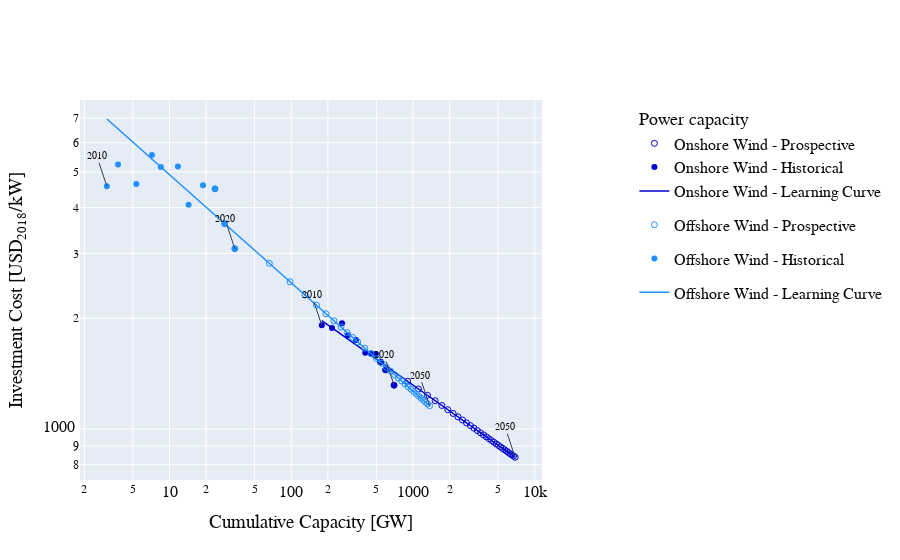

Notebook cell for this chart:
### Code cell
hist_installed_cap = hist_cost['installed_cap']
hist_c_inv = hist_cost['c_inv']
hist_year = hist_cost['year']

future_installed_cap = future_cost['installed_cap']
future_c_inv = future_cost['c_inv']

first_point_year = hist_cost[(hist_cost.c_inv >= 0)].year.min()
last_hist_point_year = hist_cost[(hist_cost.c_inv >= 0)].year.max()
log_first_point = np.log10(hist_cost[(hist_cost.year == first_point_year)].installed_cap)
log_last_point = np.log10(future_cost[(future_cost.year == 2050)].installed_cap)

x_reg = np.logspace(float(log_first_point), float(log_last_point), 100)
y_reg = np.exp(a+b*np.log(x_reg))

first_x = float(hist_cost[(hist_cost.c_inv >= 0) & (hist_cost.year == first_point_year)].installed_cap)
first_y = float(hist_cost[(hist_cost.c_inv >= 0) & (hist_cost.year == first_point_year)].c_inv)
first_year = int(hist_cost[(hist_cost.c_inv >= 0) & (hist_cost.year == first_point_year)].year)

last_x = float(hist_cost[(hist_cost.c_inv >= 0) & (hist_cost.year == last_hist_point_year)].installed_cap)
last_y = float(hist_cost[(hist_cost.c_inv >= 0) & (hist_cost.year == last_hist_point_year)].c_inv)
last_year = int(hist_cost[(hist_cost.c_inv >= 0) & (hist_cost.year == last_hist_point_year)].year)

prosp_x = float(future_cost[(future_cost.c_inv >= 0) & (future_cost.year == 2050)].installed_cap)
prosp_y = float(future_cost[(future_cost.c_inv >= 0) & (future_cost.year == 2050)].c_inv)
prosp_year = 2050

# Add traces

fig.add_trace(go.Scatter(x=future_installed_cap, y=future_c_inv,
                         mode='markers',
                         marker_symbol='circle-open',
                         name='Offshore Wind - Prospective',
                         marker = dict(color=colour_offshore_wind, size=marker_size)))

fig.add_trace(go.Scatter(x=hist_installed_cap, y=hist_c_inv,
                         #text = hist_year,
                         #textposition='top right',
                         mode='markers+text',
                         marker_symbol='circle',
                         textfont_size=years_font_size,
                         name='Offshore Wind - Historical',
                         marker = dict(color=colour_offshore_wind, size=marker_size)))

fig.add_trace(go.Scatter(x=x_reg, y=y_reg,
                         mode='lines',
                         name='Offshore Wind - Learning Curve',
                         line=dict(color=colour_offshore_wind, width=line_width)))

fig.add_annotation(x=np.log10(first_x), y=np.log10(first_y),
            text=str(first_year),
            showarrow=True,
            font=dict(
                family="Times New Roman",
                size=years_font_size,
                color=colour_main_axis))

fig.add_annotation(x=np.log10(last_x), y=np.log10(last_y),
            text=str(last_year),
            showarrow=True,
            font=dict(
                family="Times New Roman",
                size=years_font_size,
                color=colour_main_axis))

fig.add_annotation(x=np.log10(prosp_x), y=np.log10(prosp_y),
            text=str(prosp_year),
            showarrow=True,
            font=dict(
                family="Times New Roman",
                size=years_font_size,
                color=colour_main_axis))

### Figure 1 — Plotly figure (JSON) as saved in the notebook; plotly's stock layout.template omitted (floating-point values rounded to 4 significant figures)
{"data": [{"legendgroup": "group", "legendgrouptitle": {"font": {"color": "rgb(10,10,10)"}, "text": "Power capacity"}, "marker": {"color": "rgb(0,0,205)", "size": 6, "symbol": "circle-open"}, "mode": "markers", "name": "Onshore Wind - Prospective", "type": "scatter", "x": [541, 595, 698, 903.2, 1108.0, 1314.0, 1519.0, 1724.0, 1929.0, 2134.0, 2340.0, 2545.0, 2750.0, 2957.0, 3165.0, 3372.0, 3580.0, 3787.0, 3994.0, 4202.0, 4409.0, 4616.0, 4824.0, 5031.0, 5239.0, 5446.0, 5653.0, 5861.0, 6068.0, 6275.0, 6483.0, 6690.0, 6898.0], "y": [1520.0, 1448.0, 1316.0, 1348.0, 1285.0, 1235.0, 1194.0, 1159.0, 1129.0, 1102.0, 1079.0, 1058, 1039.0, 1021.0, 1005.0, 990.6, 976.9, 964.1, 952.2, 941, 930.5, 920.5, 911.1, 902.2, 893.7, 885.6, 878.0, 870.6, 863.5, 856.8, 850.3, 844.1, 838.1]}, {"legendgroup": "group", "marker": {"color": "rgb(0,0,205)", "size": 6, "symbol": "circle"}, "mode": "markers+text", "name": "Onshore Wind - Historical", "textfont": {"size": 10}, "type": "scatter", "x": [178, 216, 261, 292, 340, 405, 453, 495, 541, 595, 698], "y": [1914, 1883, 1937, 1797, 1745, 1611, 1604, 1599, 1520, 1448, 1316]}, {"legendgroup": "group", "line": {"color": "rgb(0,0,205)", "width": 1.5}, "mode": "lines", "name": "Onshore Wind - Learning Curve", "type": "scatter", "x": [178.0, 184.7, 191.6, 198.9, 206.3, 214.1, 222.2, 230.5, 239.2, 248.2, 257.5, 267.2, 277.3, 287.7, 298.6, 309.8, 321.4, 333.5, 346.1, 359.1, 372.6, 386.7, 401.2, 416.3, 432.0, 448.2, 465.1, 482.6, 500.8, 519.6, 539.2, 559.4, 580.5, 602.3, 625.0, 648.5, 672.9, 698.3, 724.5, 751.8, 780.1, 809.4, 839.9, 871.5, 904.3, 938.3, 973.7, 1010.0, 1048.0, 1088.0, 1129.0, 1171.0, 1215.0, 1261.0, 1308.0, 1358.0, 1409.0, 1462.0, 1517.0, 1574.0, 1633.0, 1695.0, 1758.0, 1824.0, 1893.0, 1964.0, 2038.0, 2115.0, 2195.0, 2277.0, 2363.0, 2452.0, 2544.0, 2640.0, 2739.0, 2842.0, 2949.0, 3060.0, 3175.0, 3295.0, 3419.0, 3547.0, 3681.0, 3819.0, 3963.0, 4112.0, 4267.0, 4428.0, 4594.0, 4767.0, 4947.0, 5133.0, 5326.0, 5526.0, 5734.0, 5950.0, 6174.0, 6406.0, 6647.0, 6898.0], "y": [1970.0, 1953.0, 1936.0, 1920.0, 1903.0, 1887.0, 1871.0, 1855.0, 1839.0, 1823.0, 1807.0, 1792.0, 1776.0, 1761.0, 1746.0, 1731.0, 1716.0, 1701.0, 1687.0, 1672.0, 1658.0, 1643.0, 1629.0, 1615.0, 1601.0, 1588.0, 1574.0, 1560.0, 1547.0, 1534.0, 1521.0, 1507.0, 1495.0, 1482.0, 1469.0, 1456.0, 1444.0, 1431.0, 1419.0, 1407.0, 1395.0, 1383.0, 1371.0, 1359.0, 1347.0, 1336.0, 1324.0, 1313.0, 1302.0, 1291.0, 1279.0, 1268.0, 1258.0, 1247.0, 1236.0, 1225.0, 1215.0, 1204.0, 1194.0, 1184.0, 1174.0, 1163.0, 1153.0, 1144.0, 1134.0, 1124.0, 1114.0, 1105.0, 1095.0, 1086.0, 1077.0, 1067.0, 1058.0, 1049.0, 1040.0, 1031.0, 1022.0, 1013.0, 1005.0, 996.0, 987.5, 979.0, 970.6, 962.2, 953.9, 945.7, 937.6, 929.6, 921.6, 913.6, 905.8, 898.0, 890.3, 882.6, 875.0, 867.5, 860.1, 852.7, 845.3, 838.1]}, {"marker": {"color": "rgb(30,144,255)", "size": 6, "symbol": "circle-open"}, "mode": "markers", "name": "Offshore Wind - Prospective", "type": "scatter", "x": [23.63, 28.36, 34.37, 66.02, 97.67, 129.3, 161.0, 192.6, 224.3, 255.9, 287.6, 319.2, 350.9, 401.7, 452.5, 503.4, 554.2, 605.0, 655.9, 706.7, 757.5, 808.4, 859.2, 910.0, 960.8, 1012.0, 1062.0, 1113.0, 1164.0, 1215.0, 1266.0, 1317.0, 1367.0], "y": [4496, 3615, 3092, 2820, 2513, 2314, 2170, 2058, 1968, 1893, 1829, 1774, 1725, 1658, 1601, 1552, 1508, 1470, 1436, 1404, 1376, 1350, 1326, 1304, 1283, 1264, 1246, 1229, 1213, 1198, 1183, 1170, 1157]}, {"marker": {"color": "rgb(30,144,255)", "size": 6, "symbol": "circle"}, "mode": "markers+text", "name": "Offshore Wind - Historical", "textfont": {"size": 10}, "type": "scatter", "x": [3.056, 3.776, 5.334, 7.171, 8.492, 11.72, 14.34, 18.84, 23.63, 28.36, 34.37], "y": [4569, 5233, 4631, 5554, 5153, 5168, 4069, 4597, 4496, 3615, 3092]}, {"line": {"color": "rgb(30,144,255)", "width": 1.5}, "mode": "lines", "name": "Offshore Wind - Learning Curve", "type": "scatter", "x": [3.056, 3.25, 3.457, 3.677, 3.911, 4.159, 4.424, 4.705, 5.004, 5.323, 5.661, 6.021, 6.404, 6.811, 7.245, 7.705, 8.195, 8.716, 9.271, 9.86, 10.49, 11.15, 11.86, 12.62, 13.42, 14.27, 15.18, 16.15, 17.17, 18.27, 19.43, 20.66, 21.98, 23.37, 24.86, 26.44, 28.12, 29.91, 31.81, 33.84, 35.99, 38.28, 40.71, 43.3, 46.05, 48.98, 52.1, 55.41, 58.93, 62.68, 66.67, 70.91, 75.42, 80.21, 85.31, 90.74, 96.51, 102.6, 109.2, 116.1, 123.5, 131.4, 139.7, 148.6, 158.0, 168.1, 178.8, 190.2, 202.2, 215.1, 228.8, 243.3, 258.8, 275.3, 292.8, 311.4, 331.2, 352.3, 374.7, 398.5, 423.8, 450.8, 479.4, 509.9, 542.4, 576.8, 613.5, 652.5, 694.0, 738.2, 785.1, 835.1, 888.2, 944.6, 1005.0, 1069.0, 1137.0, 1209.0, 1286.0, 1367.0], "y": [6959.0, 6834.0, 6711.0, 6591.0, 6472.0, 6356.0, 6242.0, 6130.0, 6020.0, 5912.0, 5805.0, 5701.0, 5599.0, 5498.0, 5399.0, 5302.0, 5207.0, 5114.0, 5022.0, 4932.0, 4843.0, 4756.0, 4671.0, 4587.0, 4504.0, 4423.0, 4344.0, 4266.0, 4189.0, 4114.0, 4040.0, 3968.0, 3896.0, 3826.0, 3758.0, 3690.0, 3624.0, 3559.0, 3495.0, 3432.0, 3370.0, 3310.0, 3250.0, 3192.0, 3135.0, 3078.0, 3023.0, 2969.0, 2915.0, 2863.0, 2812.0, 2761.0, 2711.0, 2663.0, 2615.0, 2568.0, 2522.0, 2476.0, 2432.0, 2388.0, 2345.0, 2303.0, 2262.0, 2221.0, 2181.0, 2142.0, 2104.0, 2066.0, 2029.0, 1992.0, 1957.0, 1921.0, 1887.0, 1853.0, 1820.0, 1787.0, 1755.0, 1723.0, 1692.0, 1662.0, 1632.0, 1603.0, 1574.0, 1546.0, 1518.0, 1491.0, 1464.0, 1438.0, 1412.0, 1387.0, 1362.0, 1337.0, 1313.0, 1290.0, 1266.0, 1244.0, 1221.0, 1199.0, 1178.0, 1157.0]}], "layout": {"annotations": [{"font": {"color": "rgb(10,10,10)", "family": "Times New Roman", "size": 10}, "showarrow": true, "text": "2010", "x": 2.25, "y": 3.282}, {"font": {"color": "rgb(10,10,10)", "family": "Times New Roman", "size": 10}, "showarrow": true, "text": "2020", "x": 2.844, "y": 3.119}, {"font": {"color": "rgb(10,10,10)", "family": "Times New Roman", "size": 10}, "showarrow": true, "text": "2050", "x": 3.839, "y": 2.923}, {"font": {"color": "rgb(10,10,10)", "family": "Times New Roman", "size": 10}, "showarrow": true, "text": "2010", "x": 0.4852, "y": 3.66}, {"font": {"color": "rgb(10,10,10)", "family": "Times New Roman", "size": 10}, "showarrow": true, "text": "2020", "x": 1.536, "y": 3.49}, {"font": {"color": "rgb(10,10,10)", "family": "Times New Roman", "size": 10}, "showarrow": true, "text": "2050", "x": 3.136, "y": 3.063}], "font": {"color": "rgb(10,10,10)", "family": "Times New Roman", "size": 16}, "legend": {"x": 1.2}, "title": {"text": "", "y": 1}, "xaxis": {"showgrid": true, "title": {"font": {"family": "Times New Roman"}, "text": "Cumulative Capacity [GW]"}, "type": "log"}, "xaxis2": {"anchor": "y", "automargin": true, "color": "rgb(105,105,105)", "overlaying": "x", "showgrid": true, "side": "top", "title": {"font": {"color": "rgb(10,10,10)", "family": "Times New Roman"}, "text": "CO<sub>2</sub> capture capacity [Mtpa]"}, "type": "log"}, "yaxis": {"showgrid": true, "title": {"font": {"family": "Times New Roman"}, "text": "Investment Cost [USD<sub>2018</sub>/kW]"}, "type": "log"}, "yaxis2": {"anchor": "x", "automargin": true, "color": "rgb(105,105,105)", "overlaying": "y", "showgrid": true, "side": "right", "title": {"font": {"color": "rgb(10,10,10)", "family": "Times New Roman"}, "text": "Cost of CO<sub>2</sub> capture [USD<sub>2018</sub>/tCO<sub>2</sub>]"}, "type": "log"}}}
